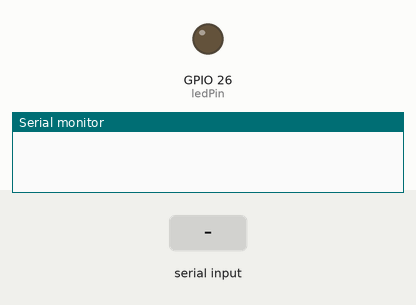
Simulated run of this sketch. Board: ESP32. On the bench: output pins drawn as LEDs (lit = HIGH), the last lines printed to the serial monitor. The inputs (shaded band) are chosen by the test bench.

Above: at 1.2 s.
1.3 s: "1" received over Serial
At 2.5 s:
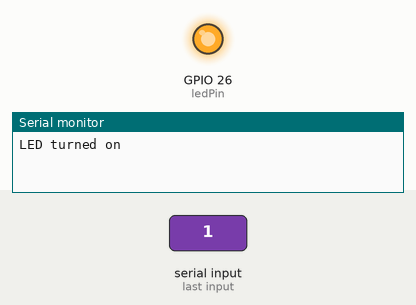
2.8 s: "0" received over Serial
At 3.7 s:
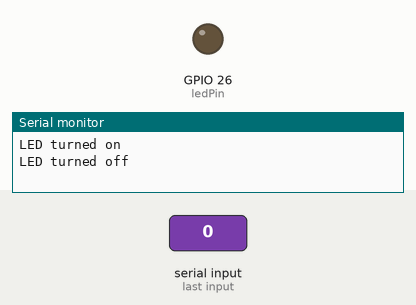
Timing chart, 0 to 5.8 s (numbered marks = the images above; inputs shaded):
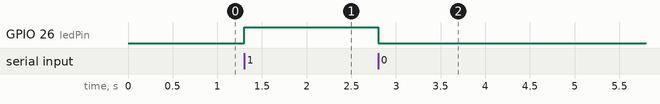

Measured:
- after the input at 1.3 s, GPIO 26 (ledPin): LOW → HIGH at once
- after the input at 2.8 s, GPIO 26 (ledPin): HIGH → LOW at once

The sketch:

senderdemo.ino
```cpp
int ledPin = 26; // Define the pin connected to the LED

void setup() {
  Serial.begin(9600); // Initialize serial communication
  pinMode(ledPin, OUTPUT); // Set the LED pin as an output
}

void loop() {
  if (Serial.available() > 0) {
    char receivedChar = Serial.read(); // Read the incoming data from Python
    if (receivedChar == '1') {
      digitalWrite(ledPin, HIGH); // Turn on the LED if '1' is received
      Serial.println("LED turned on");
    } else if (receivedChar == '0') {
      digitalWrite(ledPin, LOW); // Turn off the LED if '0' is received
      Serial.println("LED turned off");
    }
  }
}
```
